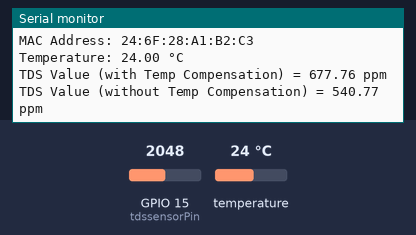
The sketch below on a simulated ESP32. On the bench: the last lines printed to the serial monitor. Inputs (shaded band) come from the test bench; at power-on: temperature 24 °C, GPIO 15 (tdssensorPin) = 2048. WiFi joins after 1.5 s; servers stay silent unless stated.

Above: at 3.7 s.
3.8 s: temperature set to 12 °C
At 6.0 s:
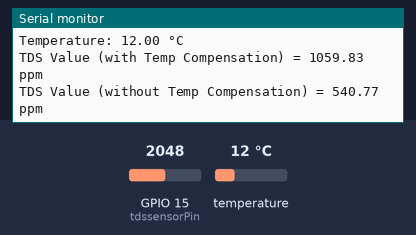
6.3 s: GPIO 15 (tdssensorPin) set to 2866
At 7.7 s:
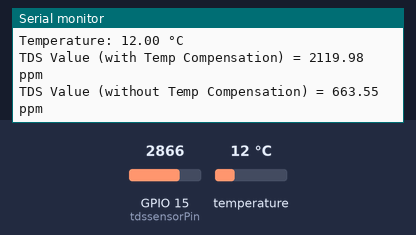
8.8 s: temperature set to 19 °C
At 11.1 s:
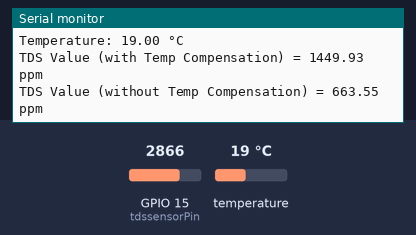
11.3 s: GPIO 15 (tdssensorPin) set to 3603
At 13.3 s:
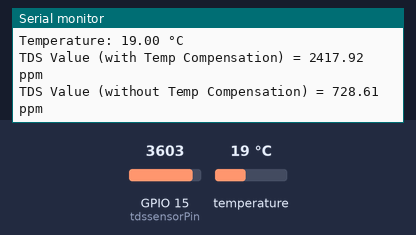
Timing chart, 0 to 14.8 s (numbered marks = the images above; inputs shaded):
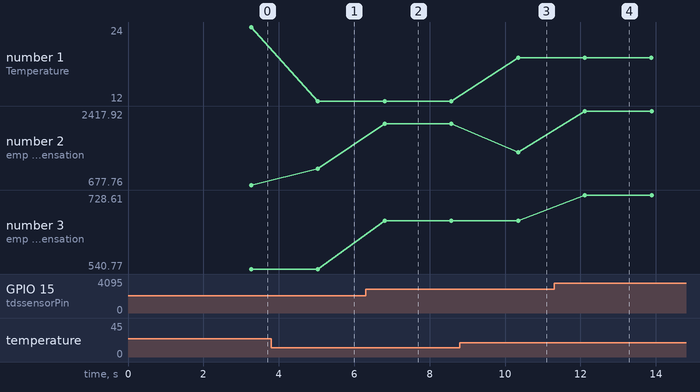

The sketch:

esp_water_thingspeak_testing.ino
```cpp
#include <WiFi.h>
#include <ThingSpeak.h>
#include <OneWire.h>
#include <DallasTemperature.h>

const char* ssid = "myssid";           // Replace with your Wi-Fi network name (SSID)
const char* password = "password"; // Replace with your Wi-Fi network password

#define ONE_WIRE_BUS 14 // temp pin
#define tdssensorPin 15 // tds pin

OneWire oneWire(ONE_WIRE_BUS);
DallasTemperature tempSensor(&oneWire);

int tdssensorValue = 0;
float tdsValue = 0;
float Voltage = 0;
float Temp = 0;
float tdsValue_without_temp = 0;

#define CHANNEL_ID "1699304"
#define CHANNEL_API_KEY "09IBZN66Q1UHSCPY"

WiFiClient wifiClient;

void setup() {
  Serial.begin(115200);
  delay(1000); // Delay added for stability
  // Connect to Wi-Fi
  connectToWiFi();

  // Initialize ThingSpeak
  // ThingSpeak.begin(wifiClient);

  // Print IP and MAC addresses
  printConnectionDetails();
}

void loop() {
  // Request temperature reading
  tempSensor.requestTemperaturesByIndex(0);
  // Get temperature value
  Temp = tempSensor.getTempCByIndex(0);
  Serial.print("Temperature: ");
  Serial.print(Temp);
  Serial.println(" °C");

  // Read TDS sensor value
  tdssensorValue = analogRead(tdssensorPin);
  Voltage = tdssensorValue * 3.3 / 4095.0; // For ESP32, ADC range is 0-4095

  // Calculate TDS value with temperature compensation
  float compensationCoefficient = 1.0 + 0.02 * (Temp - 25.0);
  float compensationVoltage = Voltage / compensationCoefficient;
  tdsValue = (133.42 * compensationVoltage * compensationVoltage * compensationVoltage
              - 255.86 * compensationVoltage * compensationVoltage
              + 857.39 * compensationVoltage) * 0.5;
  Serial.print("TDS Value (with Temp Compensation) = ");
  Serial.print(tdsValue);
  Serial.println(" ppm");

  // Calculate TDS value without temperature compensation
  float compensationCoefficient_without_temp = 1.0 + 0.02 * (25.0 - 25.0);
  float compensationVoltage_without_temp = Voltage / compensationCoefficient_without_temp;
  tdsValue_without_temp = (133.42 * compensationVoltage_without_temp * compensationVoltage_without_temp
                           - 255.86 * compensationVoltage_without_temp * compensationVoltage_without_temp
                           + 857.39 * compensationVoltage_without_temp) * 0.5;
  Serial.print("TDS Value (without Temp Compensation) = ");
  Serial.print(tdsValue_without_temp);
  Serial.println(" ppm");

  // // Send data to ThingSpeak
  // ThingSpeak.setField(1, Temp);
  // ThingSpeak.setField(2, tdsValue_without_temp);
  // ThingSpeak.setField(3, tdsValue);
  // ThingSpeak.setField(4, Voltage);

  // unsigned long channelID = atol(CHANNEL_ID);
  // int statusThingspeak = ThingSpeak.writeFields(channelID, CHANNEL_API_KEY);

  // Serial.print("Status Code thingspeak: ");
  // Serial.println(statusThingspeak);

  // if (statusThingspeak == 200) {
  //   Serial.println("Data sent to ThingSpeak successfully!");
  // } else {
  //   Serial.print("Failed to send data to ThingSpeak. HTTP error code: ");
  //   Serial.println(statusThingspeak);
  // }

  delay(1000); // Wait for 15 seconds before the next iteration
}

void connectToWiFi() {
  // Attempt to connect to Wi-Fi network
  Serial.println();
  Serial.print("Connecting to ");
  Serial.println(ssid);
  WiFi.begin(ssid, password);
  while (WiFi.status() != WL_CONNECTED) {
    delay(500);
    Serial.print(".");
  }
  Serial.println("");
  Serial.println("WiFi connected");
  Serial.println("IP address: ");
  Serial.println(WiFi.localIP());
}

void printConnectionDetails() {
  // Print the MAC address
  byte mac[6];
  WiFi.macAddress(mac);
  Serial.print("MAC Address: ");
  for (int i = 0; i < 6; i++) {
    Serial.print(mac[i], HEX);
    if (i < 5) {
      Serial.print(":");
    }
  }
  Serial.println();
}
```

Measured:
- after the input at 3.8 s, the serial monitor: prints a new line after 1.2 s (image 1)
- after the input at 6.3 s, the serial monitor: prints a new line after 0.51 s (image 2)
- after the input at 8.8 s, the serial monitor: prints a new line after 1.5 s (image 3)
- after the input at 11.3 s, the serial monitor: prints a new line after 0.82 s (image 4)
- plotted number 1: 24 → 12 after the input at 3.8 s, 12 → 19 after the input at 8.8 s
- plotted number 2: 677.76 → 1059.83 after the input at 3.8 s, 1059.83 → 2119.98 after the input at 6.3 s, 2119.98 → 1449.93 after the input at 8.8 s, 1449.93 → 2417.92 after the input at 11.3 s
- plotted number 3: 540.77 → 663.55 after the input at 6.3 s, 663.55 → 728.61 after the input at 11.3 s
